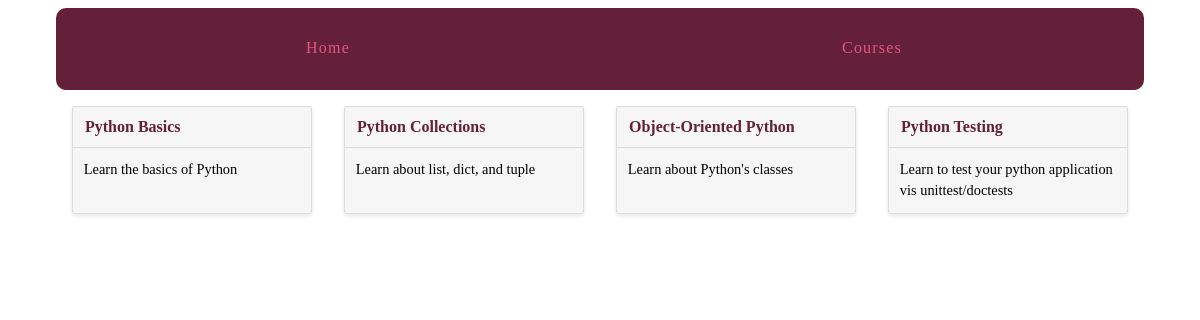
Page /courses/ on the committed database.
### courses/models.py (models this page shows, shortened)
class Course(models.Model):
    created_at = models.DateTimeField(auto_now_add=True)
    title = models.CharField(max_length=255)
    description = models.TextField()

### courses/views.py (the view)
def course_list(request):
    courses = Course.objects.all()
    return render(request, 'courses/course_list.html',{'courses':courses})

### courses/templates/courses/course_list.html (shortened to what this page needs)
{% extends "layout.html" %}
{% block content %}
<div class="cards">
    {% for course in courses %}
    <div class="card">
        <header><a href="{% url 'courses:course_detail' pk=course.pk %}">{{ course.title }}</a></header>
        <div class="card-copy">
            {{ course.description }}
        </div>
    </div>
    {% endfor %}
</div>
{% endblock %}

### assets/css/layout.css (style rules this page uses)
html { box-sizing: border-box; }
*, *::after, *::before { box-sizing: inherit; }
.cards { display: -webkit-box; display: -moz-box; display: box; display: -webkit-flex; display: -moz-flex; display: -ms-flexbox; display: flex; -webkit-box-lines: multiple; -moz-box-lines: multiple; box-lines: multiple; -webkit-flex-wrap: wrap; -moz-flex-wrap: wrap; -ms-flex-wrap: wrap; flex-wrap: wrap; -webkit-box-pack: justify; -moz-box-pack: justify; box-pack: justify; -webkit-justify-content: space-between; -moz-justify-content: space-between; -ms-justify-content: space-between; -o-justify-content: space-between; justify-content: space-between; -ms-flex-pack: justify; }
.card { -webkit-flex-basis: 15em; -moz-flex-basis: 15em; flex-basis: 15em; -ms-flex-preferred-size: 15em; -webkit-flex-grow: 1; -moz-flex-grow: 1; flex-grow: 1; -ms-flex-positive: 1; -webkit-transition: all 0.2s ease-in-out; -moz-transition: all 0.2s ease-in-out; transition: all 0.2s ease-in-out; background-color: #f6f6f6; border-radius: 3px; border: 1px solid gainsboro; box-shadow: 0 2px 4px #e6e6e6; margin: 0 1em 1.5em 1em; position: relative; }
.card header { -webkit-transition: all 0.2s ease-in-out; -moz-transition: all 0.2s ease-in-out; transition: all 0.2s ease-in-out; background-color: #f6f6f6; border-bottom: 1px solid gainsboro; border-radius: 3px 3px 0 0; font-weight: bold; line-height: 1.5em; padding: 0.5em 0.75em; }
.card header a { color: #642039; text-decoration: none; }
.card .card-copy { font-size: 0.9em; line-height: 1.5em; padding: 0.75em 0.75em; }

### rows in the picture
Course: title "Python Basics", description "Learn the basics of Python"
Course: title "Python Collections", description "Learn about list, dict, and tuple"
Course: title "Object-Oriented Python", description "Learn about Python's classes"
Course: title "Python Testing", description "Learn to test your python application vis unittest/doctests"
